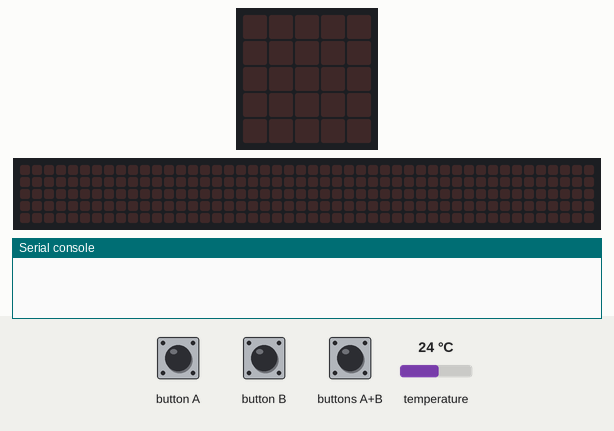
Simulated run of this program. Board: BBC micro:bit (MakeCode). Shown: the board's 5×5 LED display, a strip that is not on the board, showing the scrolling text unrolled, the last lines printed to the serial console. The inputs (shaded band) are chosen by the test bench; at power-on: temperature 24 °C. The 48×5 strip is a reading aid, not a part: it shows the text the display is scrolling, unrolled, one strip-width of it at a time.

Above: at 1.2 s.
1.3 s: button A pressed for 0.15 s
At 4.0 s:
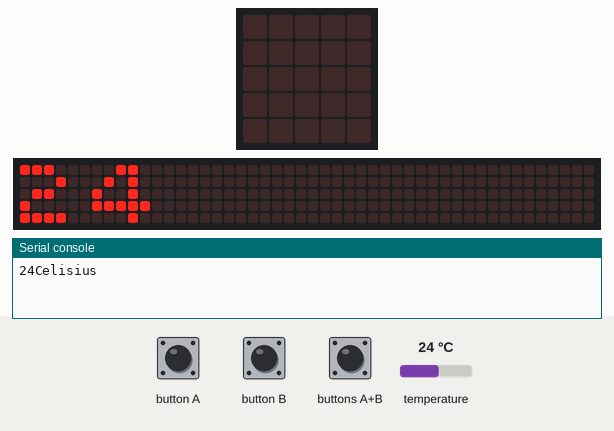
4.3 s: button B pressed for 0.15 s
7.3 s: buttons A+B pressed for 0.15 s
10.4 s: button A pressed for 0.15 s
At 15.17 s:
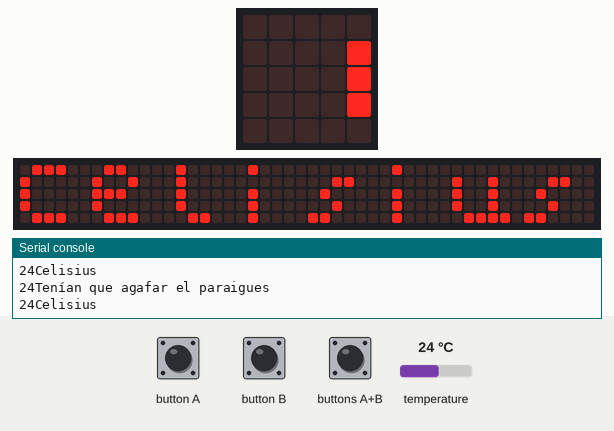
At 24.8 s:
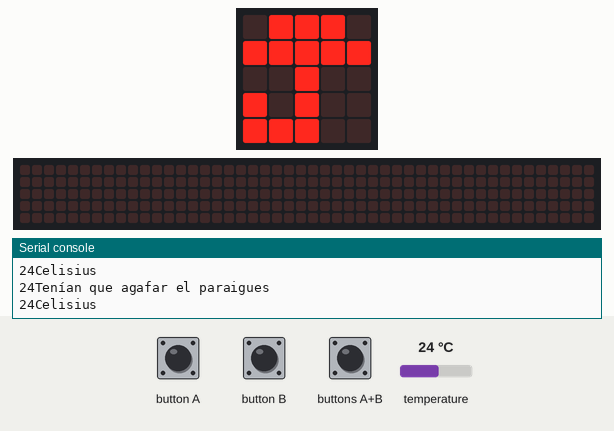

The program:

main.ts
```typescript
input.onButtonPressed(Button.A, function () {
    serial.writeNumber(input.temperature())
    serial.writeLine("Celisius")
    basic.showNumber(input.temperature())
    basic.showString("Celisius")
})
input.onButtonPressed(Button.AB, function () {
    if (input.temperature() > 25) {
        serial.writeLine("Ah sortit el sol")
        basic.showLeds(`
            # . # . #
            . # # # .
            # # # # #
            . # # # .
            # . # . #
            `)
    } else if (input.temperature() < 25) {
        serial.writeLine("Tenían que agafar el paraigues ")
        basic.showIcon(IconNames.Umbrella)
    }
})
input.onButtonPressed(Button.B, function () {
    if (input.temperature() > 25) {
        serial.writeNumber(input.temperature())
        basic.showIcon(IconNames.Happy)
    } else if (input.temperature() < 25) {
        serial.writeNumber(input.temperature())
        basic.showIcon(IconNames.Sad)
    }
})
```

test.ts
```typescript
// aquí va el archivo "tests"; esto no se compilará cuando este paquete se utilice como una extensión.
```

Measured:
- after the input at 1.3 s, the display: changes after 0.15 s (image 1)
- after the input at 10.4 s, the display: first differs from a run without the input after 1.9 s (image 2 shows a later state)
